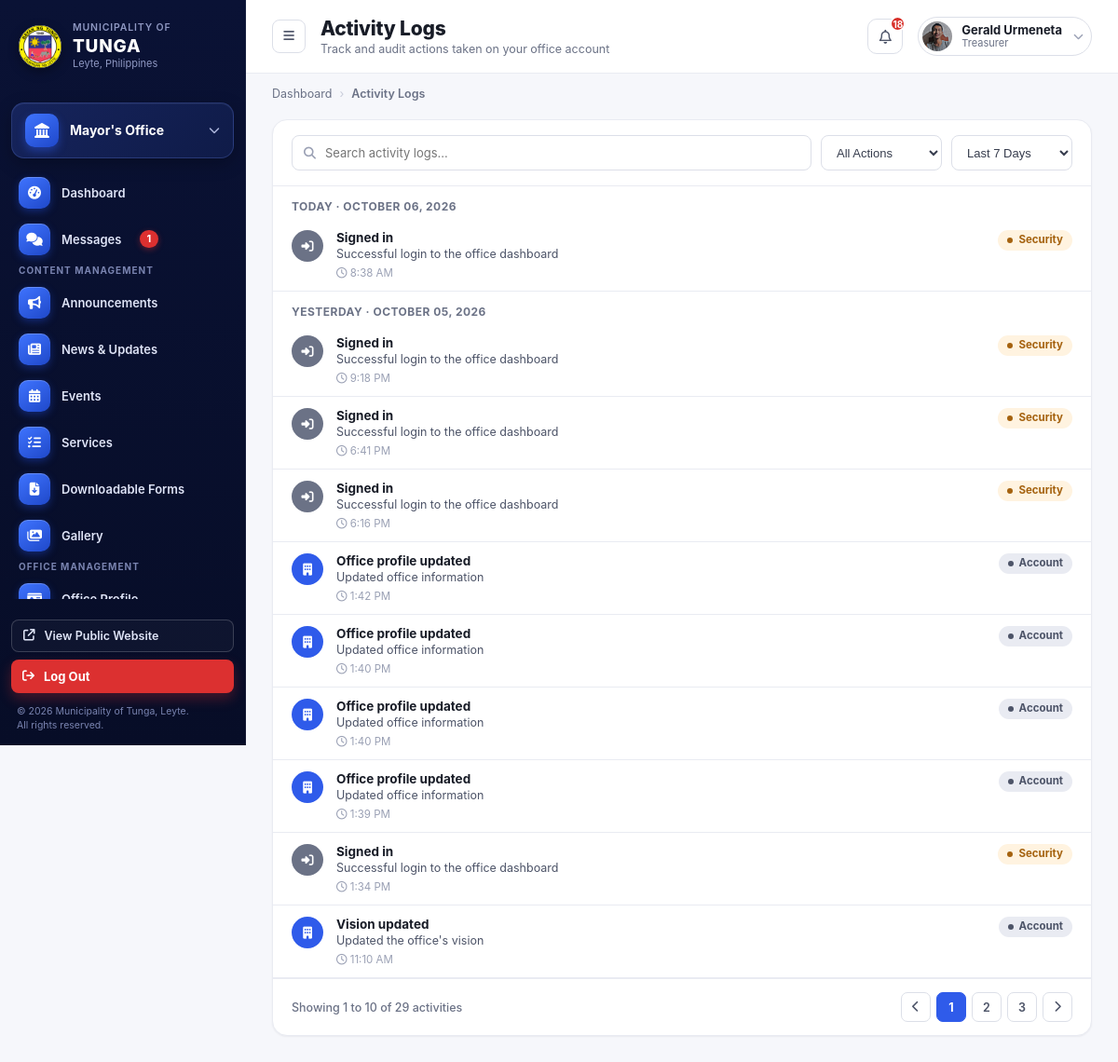
Page /office-dashboard/office-log (signed in) on the committed database.
### office_dashboard/models.py (models this page shows, shortened)
class OfficeRepresentative(models.Model):
    user = models.OneToOneField(User, on_delete=models.CASCADE, related_name="office_rep")
    office = models.OneToOneField(Office, on_delete=models.CASCADE, related_name="representative")
    position = models.CharField(max_length=100, blank=True)
    mobile_number = models.CharField(max_length=20, blank=True)
    photo = models.ImageField(upload_to="rep_photos/", blank=True, null=True)   # ADD THIS LINE
    @property
    def unread_notifications_count(self):
        return self.notifications.filter(is_read=False).count()
    @property
    def recent_notifications(self):
        return self.notifications.order_by('-created_at')[:5]

class ActivityLog(models.Model):
    CATEGORY_CHOICES = [
        ("content", "Content"),
        ("account", "Account"),
        ("security", "Security"),
    ]
    representative = models.ForeignKey(
        OfficeRepresentative,
        on_delete=models.CASCADE,
        related_name="activity_logs"
    )
    title = models.CharField(max_length=255)
    description = models.CharField(max_length=500, blank=True)
    category = models.CharField(max_length=20, choices=CATEGORY_CHOICES, default="content")
    icon = models.CharField(max_length=50, default="fa-solid fa-circle-info")
    icon_color = models.CharField(max_length=20, default="var(--blue-600)")
    created_at = models.DateTimeField(auto_now_add=True)
    class Meta:
        ordering = ["-created_at"]

### offices/models.py (models this page shows, shortened)
class Office(models.Model):
    name = models.CharField(max_length=100)
    slug = models.SlugField(unique=True, max_length=150)
    logo = models.ImageField(upload_to="office_logos/", blank=True, null=True)
    about = models.TextField(blank=True)
    description = models.TextField(blank=True)
    head_name = models.CharField(max_length=255, blank=True)
    position_title = models.CharField(max_length=255, blank=True)
    office_hours = models.CharField(max_length=255, blank=True)
    location = models.CharField(max_length=255, blank=True)
    email = models.EmailField(blank=True)
    telephone = models.CharField(max_length=100, blank=True)
    service_pledge = models.TextField(blank=True)
    mandate = models.TextField(blank=True)
    vision = models.TextField(blank=True)
    mission = models.TextField(blank=True)
    goal = models.TextField(blank=True)
    objective = models.TextField(blank=True)
    facebook_url = models.URLField(
        blank=True,
        help_text="Link to this office's official Facebook page, shown as an icon on its public page.",
    )
    twitter_url = models.URLField(
        blank=True,
        help_text="Link to this office's official X (Twitter) page, shown as an icon on its public page.",
    )
    instagram_url = models.URLField(
        blank=True,
        help_text="Link to this office's official Instagram page, shown as an icon on its public page.",
    )
    youtube_url = models.URLField(
        blank=True,
        help_text="Link to this office's official YouTube channel, shown as an icon on its public page.",
    )
    hero_image = models.ImageField(
        upload_to="office_hero/",
        blank=True,
        null=True,
        help_text="Banner image shown at the top of this office's public page. Defaults to the standard municipal hall photo when empty.",
    )
    display_order = models.PositiveIntegerField(default=9999)
    is_visible = models.BooleanField(
        default=True,
        help_text="Uncheck to hide this office from the public Offices page."
    )

### office_dashboard/views.py (the view)
# urls.py: path('office-log', views.activity_log, name='log'),
@office_rep_required
def activity_log(request, rep):
    logs = rep.activity_logs.all()
    q = request.GET.get('q', '').strip()
    if q:
        logs = logs.filter(title__icontains=q)
    category = request.GET.get('category', '')
    if category:
        logs = logs.filter(category=category)
    range_ = request.GET.get('range', '7')
    if range_ != 'all':
        since = timezone.now() - timedelta(days=int(range_))
        logs = logs.filter(created_at__gte=since)
    paginator = Paginator(logs, 10)
    page_obj = paginator.get_page(request.GET.get('page'))
    today = timezone.localdate()
    yesterday = today - timedelta(days=1)
    grouped = []
    for log_date, items in groupby(page_obj.object_list, key=lambda l: timezone.localtime(l.created_at).date()):
        items = list(items)
        if log_date == today:
            label = f"Today · {log_date.strftime('%B %d, %Y')}"
        elif log_date == yesterday:
            label = f"Yesterday · {log_date.strftime('%B %d, %Y')}"
        else:
            label = log_date.strftime('%B %d, %Y')
        grouped.append({"label": label, "items": items})
    return render(request, "office_dashboard/activity-logs.html", {
        "rep": rep,
        "page_obj": page_obj,
        "grouped_logs": grouped,
        "current_q": q,
        "current_category": category,
        "current_range": range_,
    })

### templates/office_dashboard/activity-logs.html (shortened to what this page needs)
{% extends "representative_dashboard_base.html" %}
{% load static %}
{% block content %}
  <div class="main">
    <header class="topbar">
      <div class="topbar-left">
        <button class="menu-btn" onclick="document.getElementById('sidebar').classList.toggle('open')"><i class="fa-solid fa-bars"></i></button>
        <div class="page-heading">
          <h1>Activity Logs</h1>
          <p>Track and audit actions taken on your office account</p>
        </div>
      </div>
      <div class="topbar-right">
        <button class="icon-button" id="notifBellBtn" type="button" aria-haspopup="true" aria-expanded="false"><i class="fa-regular fa-bell"></i>{% if rep.unread_notifications_count > 0 %}<span class="dot">{{ rep.unread_notifications_count }}</span>{% endif %}</button>
        <div class="user-chip">
          <img src="{% if rep.photo %}{{ rep.photo.url }}{% else %}{% static 'images/icon/profile_logo.jpeg' %}{% endif %}" alt="">
          <div class="who"><div class="name">{{ rep.user.get_full_name|default:rep.user.username }}</div><div class="role">{{ rep.position|default:"Office Representative" }}</div></div>
          <i class="fa-solid fa-chevron-down chev"></i>
        </div>
      </div>
    </header>
    <nav class="breadcrumbs">
      <span>Dashboard</span><span class="sep">›</span><span class="current">Activity Logs</span>
    </nav>
    <main class="content">
      <section class="panel">
                <form method="get" class="filters-row">
                  <label class="field search" style="flex:1;"><i class="fa-solid fa-magnifying-glass"></i><input type="text" name="q" value="{{ current_q }}" placeholder="Search activity logs..." onchange="this.form.submit()"></label>
                  <select class="field" name="category" onchange="this.form.submit()">
                    <option value="" {% if current_category == "" %}selected{% endif %}>All Actions</option>
                  </select>
                  <select class="field" name="range" onchange="this.form.submit()">
                    <option value="7" {% if current_range == "7" %}selected{% endif %}>Last 7 Days</option>
                  </select>
                </form>
                {% for day in grouped_logs %}
                  <div class="log-day-label">{{ day.label }}</div>
                  {% for log in day.items %}
                  <div class="log-item">
                    <span class="log-icon" style="--icon-bg: {{ log.icon_color }};"><i class="{{ log.icon }}"></i></span>
                    <div class="log-body">
                      <div class="log-title">{{ log.title }}</div>
                      {% if log.description %}<div class="log-desc">{{ log.description }}</div>{% endif %}
                      <div class="log-meta"><i class="fa-regular fa-clock"></i> {{ log.created_at|date:"g:i A" }}</div>
                    </div>
                    <span class="badge badge-{% if log.category == 'security' %}amber{% else %}gray{% endif %}">{{ log.get_category_display }}</span>
                  </div>
                  {% endfor %}
                {% empty %}
                  <p style="text-align:center;color:var(--gray-400);padding:24px;">No activity yet.</p>
                {% endfor %}
                <div class="pagination">
                  <span>
                    {% if page_obj.paginator.count == 0 %}No activity found{% else %}Showing {{ page_obj.start_index }} to {{ page_obj.end_index }} of {{ page_obj.paginator.count }} activities{% endif %}
                  </span>
                  <div class="page-nums">
                    {% if page_obj.has_previous %}
                      <a class="page-btn" href="?page={{ page_obj.previous_page_number }}&q={{ current_q }}&category={{ current_category }}&range={{ current_range }}"><i class="fa-solid fa-chevron-left"></i></a>
                    {% else %}
                      <span class="page-btn"><i class="fa-solid fa-chevron-left"></i></span>
                    {% endif %}
                    {% for num in page_obj.paginator.page_range %}
                      {% if num == page_obj.number %}
                        <span class="page-btn active">{{ num }}</span>
                      {% else %}
                        <a class="page-btn" href="?page={{ num }}&q={{ current_q }}&category={{ current_category }}&range={{ current_range }}">{{ num }}</a>
                      {% endif %}
                    {% endfor %}
                    {% if page_obj.has_next %}
                      <a class="page-btn" href="?page={{ page_obj.next_page_number }}&q={{ current_q }}&category={{ current_category }}&range={{ current_range }}"><i class="fa-solid fa-chevron-right"></i></a>
                    {% else %}
                      <span class="page-btn"><i class="fa-solid fa-chevron-right"></i></span>
                    {% endif %}
                  </div>
                </div>
      </section>
    </main>
  </div>
</div>
{% endblock %}

### templates/representative_dashboard_base.html (shortened to what this page needs)
<!DOCTYPE html>
{% load static message_tags %}
<html lang="en">
<head>
<link rel="stylesheet" href="{% static 'css/office_rep_style.css' %}">
<link rel="stylesheet" href="https://cdnjs.cloudflare.com/ajax/libs/font-awesome/6.5.1/css/all.min.css">
</head>
<body data-page="{% block body_page %}dashboard{% endblock %}">
<div class="app-shell">
  <aside class="sidebar sidebar--rep" id="sidebar">
    <div class="sidebar-brand">
      <img src="{% static 'images/tunga_leyte_logo.png' %}" alt="Municipality of Tunga" class="sidebar-logo">
      <div class="sidebar-brand-text">
        <div class="muni">Municipality of</div>
        <div class="name">TUNGA</div>
        <div class="place">Leyte, Philippines</div>
      </div>
    </div>
    <div class="office-switcher">
      <span class="icon"><i class="fa-solid fa-landmark"></i></span>
      <span class="label">{{ rep.office.name }}</span>
      <i class="fa-solid fa-chevron-down chev"></i>
    </div>
    <div class="sidebar-nav" id="sidebarNav">
    <ul>
      {% url 'office_dashboard:dashboard' as dashboard_url %}
      <li class="nav-item{% if request.path == dashboard_url %} active{% endif %}"><a href="{% url 'office_dashboard:dashboard' %}" style="display:flex;align-items:center;gap:11px;width:100%;color:inherit;"><span class="glyph"><i class="fa-solid fa-gauge-high"></i></span> Dashboard</a></li>
      {% url 'office_dashboard:messages' as messages_url %}
      {% unread_messages request as msg_unread %}
      <li class="nav-item{% if request.path == messages_url %} active{% endif %}">
        <a href="{{ messages_url }}" style="display:flex;align-items:center;gap:11px;width:100%;color:inherit;"><span class="glyph"><i class="fa-solid fa-comments"></i></span> Messages{% if msg_unread > 0 %}<span class="badge badge--msg">{{ msg_unread }}</span>{% endif %}</a>
      </li>
    </ul>
    <ul>
      <li class="nav-section-title">Content Management</li>
      {% url 'office_dashboard:rep_announce' as announce_url %}
      <li class="nav-item{% if request.path == announce_url %} active{% endif %}"><a href="{{ announce_url }}" style="display:flex;align-items:center;gap:11px;width:100%;color:inherit;"><span class="glyph"><i class="fa-solid fa-bullhorn"></i></span> Announcements</a></li>
      {% url 'office_dashboard:news_update' as news_url %}
      <li class="nav-item{% if request.path == news_url %} active{% endif %}"><a href="{{ news_url }}" style="display:flex;align-items:center;gap:11px;width:100%;color:inherit;"><span class="glyph"><i class="fa-solid fa-newspaper"></i></span> News &amp; Updates</a></li>
      {% url 'office_dashboard:event' as event_url %}
      <li class="nav-item{% if request.path == event_url %} active{% endif %}"><a href="{{ event_url }}" style="display:flex;align-items:center;gap:11px;width:100%;color:inherit;"><span class="glyph"><i class="fa-solid fa-calendar-days"></i></span> Events</a></li>
      {% url 'office_dashboard:services' as services_url %}
      <li class="nav-item{% if request.path == services_url %} active{% endif %}"><a href="{{ services_url }}" style="display:flex;align-items:center;gap:11px;width:100%;color:inherit;"><span class="glyph"><i class="fa-solid fa-list-check"></i></span> Services</a></li>
      {% url 'office_dashboard:downloadable_form' as forms_url %}
      <li class="nav-item{% if request.path == forms_url %} active{% endif %}"><a href="{{ forms_url }}" style="display:flex;align-items:center;gap:11px;width:100%;color:inherit;"><span class="glyph"><i class="fa-solid fa-file-arrow-down"></i></span> Downloadable Forms</a></li>
      {% url 'office_dashboard:gallery' as gallery_url %}
      <li class="nav-item{% if request.path == gallery_url %} active{% endif %}"><a href="{{ gallery_url }}" style="display:flex;align-items:center;gap:11px;width:100%;color:inherit;"><span class="glyph"><i class="fa-solid fa-images"></i></span> Gallery</a></li>
    </ul>
    <ul>
      <li class="nav-section-title">Office Management</li>
      {% url 'office_dashboard:profile' as profile_url %}
      <li class="nav-item{% if request.path == profile_url %} active{% endif %}"><a href="{{ profile_url }}" style="display:flex;align-items:center;gap:11px;width:100%;color:inherit;"><span class="glyph"><i class="fa-solid fa-id-card"></i></span> Office Profile</a></li>
      {% url 'office_dashboard:location' as location_url %}
      {% url 'office_dashboard:page_settings' as page_settings_url %}
    </ul>
      {% url 'office_dashboard:account' as account_url %}
      {% url 'office_dashboard:change_pass' as changepass_url %}
      {% url 'office_dashboard:notification' as notif_url %}
      {% url 'office_dashboard:log' as log_url %}
    </div>
    <div class="sidebar-footer">
      <a href="{% url 'home' %}" class="sidebar-view-site" style="color:inherit;" target="_blank"><i class="fa-solid fa-arrow-up-right-from-square"></i> View Public Website</a>
      <a class="sidebar-logout"><i class="fa-solid fa-arrow-right-from-bracket"></i> Log Out</a>
    </div>
    <div class="sidebar-copy">© 2026 Municipality of Tunga, Leyte.<br>All rights reserved.</div>
  </aside>
    {% block content %}
    {% endblock %}
</body>
</html>

### rows in the picture
OfficeRepresentative: office.name "Mayor's Office", unread_notifications_count "18", photo (picture), user.get_full_name "Gerald Urmeneta", position "Treasurer"
ActivityLog: title "Signed in", description "Successful login to the office dashboard", created_at "8:38 AM", category "Security"
ActivityLog: title "Signed in", description "Successful login to the office dashboard", created_at "9:18 PM", category "Security"
ActivityLog: title "Signed in", description "Successful login to the office dashboard", created_at "6:41 PM", category "Security"
ActivityLog: title "Signed in", description "Successful login to the office dashboard", created_at "6:16 PM", category "Security"
ActivityLog: title "Office profile updated", description "Updated office information", created_at "1:42 PM", category "Account"
ActivityLog: title "Office profile updated", description "Updated office information", created_at "1:40 PM", category "Account"
ActivityLog: title "Office profile updated", description "Updated office information", created_at "1:40 PM", category "Account"
ActivityLog: title "Office profile updated", description "Updated office information", created_at "1:39 PM", category "Account"
ActivityLog: title "Signed in", description "Successful login to the office dashboard", created_at "1:34 PM", category "Security"
ActivityLog: title "Vision updated", description "Updated the office's vision", created_at "11:10 AM", category "Account"

### other values in the picture
{{ msg_unread }} "1"
{{ day.label }} "TODAY · OCTOBER 06, 2026" "YESTERDAY · OCTOBER 05, 2026"
{{ page_obj.start_index }} "1"
{{ page_obj.end_index }} "10"
{{ page_obj.paginator.count }} "29"
{{ num }} "1"
{{ num }} "2" "3"
